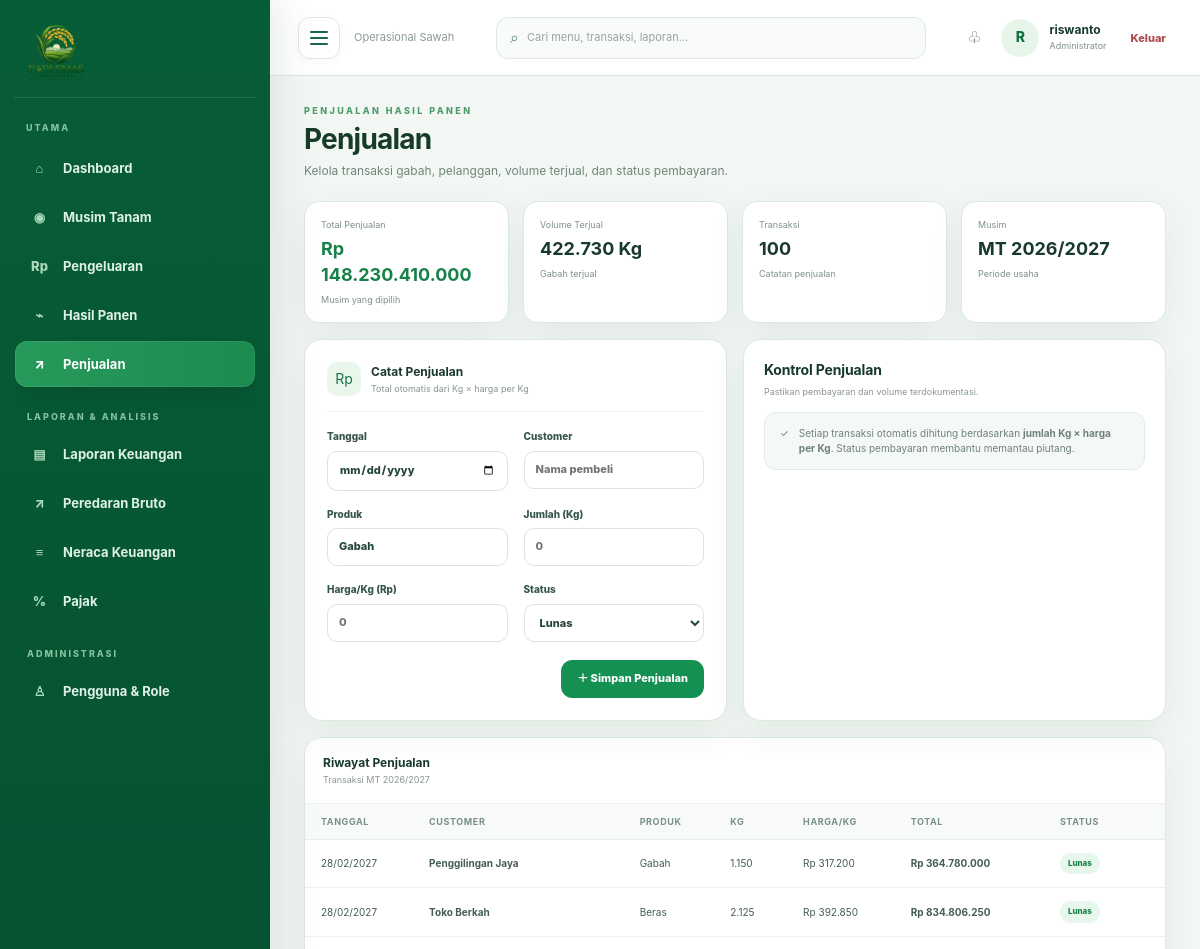
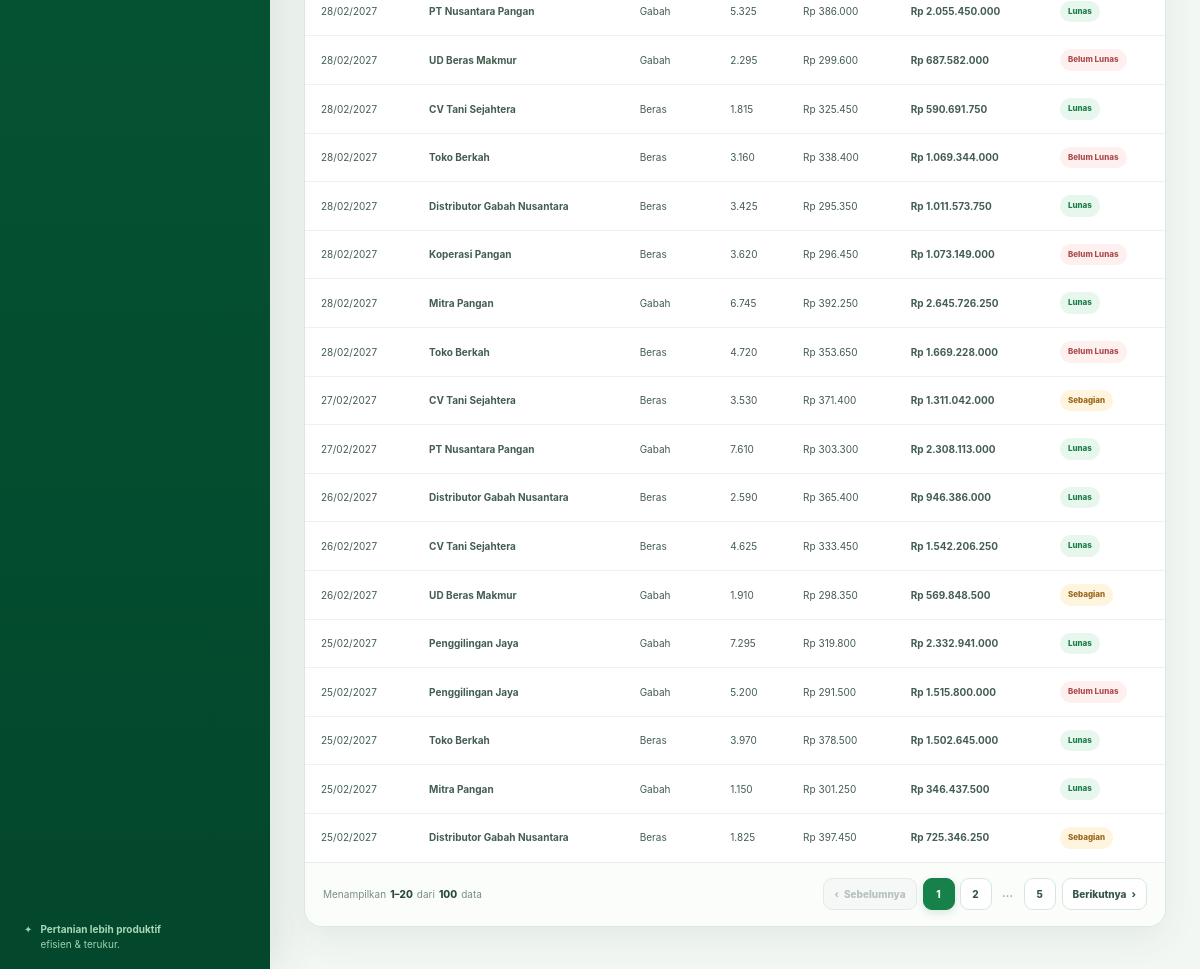
Screenshot of /penjualan/ (signed in) with the database file from the repository (2 pictures, top to bottom).
### core/models.py (models this page shows, shortened)
class PlantingSeason(models.Model):
    STATUS_CHOICES = [('DRAFT', 'Draft'), ('AKTIF', 'Aktif'), ('SELESAI', 'Selesai')]
    name = models.CharField(max_length=100, unique=True)
    start_date = models.DateField()
    end_date = models.DateField(null=True, blank=True)
    area_ha = models.DecimalField(max_digits=10, decimal_places=2, default=0)
    target_harvest_kg = models.DecimalField(max_digits=12, decimal_places=2, default=0)
    status = models.CharField(max_length=10, choices=STATUS_CHOICES, default='DRAFT')
    notes = models.TextField(blank=True)
    created_at = models.DateTimeField(auto_now_add=True)
    class Meta:
        ordering = ['-start_date']

### sales/models.py (models this page shows)
class Sale(models.Model):
    season = models.ForeignKey(PlantingSeason, on_delete=models.PROTECT, related_name="sales_sales", null=True, blank=True)
    STATUS=(('LUNAS','Lunas'),('SEBAGIAN','Sebagian'),('BELUM','Belum Lunas'))
    date=models.DateField(); customer=models.CharField(max_length=120); product=models.CharField(max_length=80,default='Gabah')
    quantity_kg=models.DecimalField(max_digits=12,decimal_places=2); price_per_kg=models.DecimalField(max_digits=12,decimal_places=2)
    total_amount=models.DecimalField(max_digits=14,decimal_places=2); status=models.CharField(max_length=10,choices=STATUS,default='BELUM')
    class Meta: ordering=['-date']

### sales/views.py (the view, shortened to what this page needs)
# urls.py: urlpatterns=[path('',sale_list,name='sale_list')]
@login_required
def sale_list(request):
    seasons=PlantingSeason.objects.all(); sid=request.GET.get('season') or request.POST.get('season'); season=seasons.filter(pk=sid).first() if sid else seasons.filter(status='AKTIF').first(); qs=Sale.objects.select_related('season').all(); qs=qs.filter(season=season) if season else qs
    total = qs.aggregate(v=Sum('total_amount'))['v'] or 0
    qty = qs.aggregate(v=Sum('quantity_kg'))['v'] or 0
    sale_count = qs.count()
    paginator = Paginator(qs, 20)
    page_obj = paginator.get_page(request.GET.get('page'))
    page_numbers = paginator.get_elided_page_range(page_obj.number, on_each_side=1, on_ends=1)
    return render(request,'sales/sale_list.html',{'sales':page_obj,'page_obj':page_obj,'page_numbers':page_numbers,'seasons':seasons,'season':season,'total':total,'qty':qty,'sale_count':sale_count})

### core/templatetags/formatting.py (called while the page is built)
def _to_decimal(value):
    if value is None or value == '':
        return None
    try:
        return Decimal(str(value))
    except (InvalidOperation, ValueError, TypeError):
        return None

@register.filter
def angka_id(value):
    number = _to_decimal(value)
    if number is None:
        return '—'
    number = number.quantize(Decimal('1'), rounding=ROUND_HALF_UP)
    return f'{number:,.0f}'.replace(',', '.')

@register.filter
def rupiah(value):
    number = _to_decimal(value)
    if number is None:
        return 'Rp —'
    number = number.quantize(Decimal('1'), rounding=ROUND_HALF_UP)
    return f'Rp {number:,.0f}'.replace(',', '.')

### templates/sales/sale_list.html
{% extends 'base.html' %}{% load formatting %}{% block title %}Penjualan — Padi Emas Nusantara{% endblock %}{% block content %}<section class="content"><div class="page-head"><div><div class="eyebrow">PENJUALAN HASIL PANEN</div><h1>Penjualan</h1><p>Kelola transaksi gabah, pelanggan, volume terjual, dan status pembayaran.</p></div></div><div class="report-kpis"><div class="report-kpi success"><span>Total Penjualan</span><b>{{ total|rupiah }}</b><small>Musim yang dipilih</small></div><div class="report-kpi"><span>Volume Terjual</span><b>{{ qty|angka_id }} Kg</b><small>Gabah terjual</small></div><div class="report-kpi"><span>Transaksi</span><b>{{ sale_count }}</b><small>Catatan penjualan</small></div><div class="report-kpi"><span>Musim</span><b>{{ season.name|default:'Semua' }}</b><small>Periode usaha</small></div></div><div class="report-grid"><div class="form-card"><div class="form-section-title"><span class="section-icon">Rp</span><div><b>Catat Penjualan</b><small>Total otomatis dari Kg × harga per Kg</small></div></div><form method="post"><input type="hidden" name="season" value="{{ season.pk|default:'' }}">{% csrf_token %}<div class="form-grid"><label>Tanggal<input type="date" name="date" required></label><label>Customer<input name="customer" required placeholder="Nama pembeli"></label><label>Produk<input name="product" value="Gabah"></label><label>Jumlah (Kg)<input id="sale-qty" type="number" name="quantity_kg" step="0.01" min="0" required placeholder="0"></label><label>Harga/Kg (Rp)<input id="sale-price" type="number" name="price_per_kg" step="0.01" min="0" required placeholder="0"></label><label>Status<select name="status"><option value="LUNAS">Lunas</option><option value="SEBAGIAN">Sebagian</option><option value="BELUM">Belum Lunas</option></select></label></div><div class="form-actions"><button class="btn btn-primary">＋ Simpan Penjualan</button></div></form></div><div class="panel"><div class="panel-head"><div><h3>Kontrol Penjualan</h3><p>Pastikan pembayaran dan volume terdokumentasi.</p></div></div><div class="report-note"><span>✓</span><p>Setiap transaksi otomatis dihitung berdasarkan <strong>jumlah Kg × harga per Kg</strong>. Status pembayaran membantu memantau piutang.</p></div></div></div><div class="table-card"><div class="table-toolbar"><div><b>Riwayat Penjualan</b><small>Transaksi {{ season.name|default:'semua musim' }}</small></div></div><div class="table-scroll"><table><thead><tr><th>Tanggal</th><th>Customer</th><th>Produk</th><th>Kg</th><th>Harga/Kg</th><th>Total</th><th>Status</th></tr></thead><tbody>{% for item in sales %}<tr><td>{{ item.date|date:'d/m/Y' }}</td><td><strong>{{ item.customer }}</strong></td><td>{{ item.product }}</td><td>{{ item.quantity_kg|angka_id }}</td><td>{{ item.price_per_kg|rupiah }}</td><td><strong>{{ item.total_amount|rupiah }}</strong></td><td><span class="status {% if item.status == 'LUNAS' %}lunas{% elif item.status == 'SEBAGIAN' %}sebagian{% else %}belum{% endif %}">{{ item.get_status_display }}</span></td></tr>{% empty %}<tr><td colspan="7"><div class="empty">Belum ada transaksi penjualan.</div></td></tr>{% endfor %}</tbody></table></div>{% include 'includes/pagination.html' %}</div></section>{% endblock %}

### templates/base.html (shortened to what this page needs)
{% load static %}
<!doctype html>
<html lang="id">
<head>
<link rel="stylesheet" href="{% static 'css/app.css' %}?v=20260909-12">
</head>
<body>
<div class="app-shell">
<aside class="sidebar">
  <div class="brand">
    <a href="{% url 'dashboard' %}" class="brand-logo-link" aria-label="Padi Emas Nusantara — Dashboard">
      <img class="brand-logo-full" src="{% static 'img/padi-emas-logo.png' %}" alt="Padi Emas Nusantara">
    </a>
  </div>
  <div class="sidebar-section-label">UTAMA</div>
  <nav>
    <a href="{% url 'dashboard' %}" class="nav-item {% if request.path == '/dashboard/' %}active{% endif %}"><span class="nav-ico">⌂</span><span class="nav-text">Dashboard</span></a>
    <a href="{% url 'season_list' %}" class="nav-item {% if '/musim-tanam' in request.path %}active{% endif %}"><span class="nav-ico">◉</span><span class="nav-text">Musim Tanam</span></a>
    <a href="{% url 'expense_list' %}" class="nav-item {% if '/pengeluaran' in request.path %}active{% endif %}"><span class="nav-ico">Rp</span><span class="nav-text">Pengeluaran</span></a>
    <a href="{% url 'harvest_list' %}" class="nav-item {% if '/panen' in request.path %}active{% endif %}"><span class="nav-ico">⌁</span><span class="nav-text">Hasil Panen</span></a>
    <a href="{% url 'sale_list' %}" class="nav-item {% if '/penjualan' in request.path %}active{% endif %}"><span class="nav-ico">↗</span><span class="nav-text">Penjualan</span></a>
    <div class="nav-label">LAPORAN & ANALISIS</div>
    <a href="{% url 'financial_report' %}" class="nav-item {% if request.path == '/pengeluaran/laporan/' %}active{% endif %}"><span class="nav-ico">▤</span><span class="nav-text">Laporan Keuangan</span></a>
    <a href="{% url 'gross_turnover_report' %}" class="nav-item {% if '/peredaran-bruto' in request.path %}active{% endif %}"><span class="nav-ico">↗</span><span class="nav-text">Peredaran Bruto</span></a>
    <a href="{% url 'balance_sheet_report' %}" class="nav-item {% if '/neraca' in request.path %}active{% endif %}"><span class="nav-ico">≡</span><span class="nav-text">Neraca Keuangan</span></a>
    <a href="{% url 'tax_report' %}" class="nav-item {% if '/pajak' in request.path %}active{% endif %}"><span class="nav-ico">%</span><span class="nav-text">Pajak</span></a>
    {% if request.user.is_superuser %}<div class="nav-label">ADMINISTRASI</div><a href="{% url 'user_list' %}" class="nav-item {% if '/pengguna' in request.path %}active{% endif %}"><span class="nav-ico">♙</span><span class="nav-text">Pengguna & Role</span></a>{% endif %}
  </nav>
  <div class="sidebar-footer"><span>✦</span><div><b>Pertanian lebih produktif</b><small>efisien & terukur.</small></div></div>
</aside>
<main class="main">
  <header class="topbar">
    <button class="hamburger" type="button" aria-label="Buka atau tutup sidebar" aria-expanded="true" data-sidebar-toggle><span></span><span></span><span></span></button>
    <div class="breadcrumb"><span>Operasional Sawah</span>{% block breadcrumb %}{% endblock %}</div>
    <div class="search"><span class="search-ico">⌕</span><span>Cari menu, transaksi, laporan...</span></div>
    <div class="top-actions"><button class="icon-button" aria-label="Notifikasi">♧</button><div class="avatar">{{ request.user.username|slice:':1'|upper }}</div><div class="profile-copy"><b>{{ request.user.get_full_name|default:request.user.username }}</b><small>{% if request.user.is_superuser %}Administrator{% else %}{% for g in request.user.groups.all %}{{ g.name }}{% if not forloop.last %} · {% endif %}{% empty %}Pengguna{% endfor %}{% endif %}</small></div><form method="post" action="{% url 'logout' %}">{% csrf_token %}<button class="logout-button">Keluar</button></form></div>
  </header>
  {% block content %}{% endblock %}
</main></div>
</body></html>

### rows the page displays
PlantingSeason: name "MT 2026/2027"
Sale: date "28/02/2027", customer "Penggilingan Jaya", product "Gabah", quantity_kg|angka_id "1.150", price_per_kg|rupiah "Rp 317.200", total_amount|rupiah "Rp 364.780.000", status "Lunas"
Sale: date "28/02/2027", customer "Toko Berkah", product "Beras", quantity_kg|angka_id "2.125", price_per_kg|rupiah "Rp 392.850", total_amount|rupiah "Rp 834.806.250", status "Lunas"
Sale: date "28/02/2027", customer "PT Nusantara Pangan", product "Gabah", quantity_kg|angka_id "5.325", price_per_kg|rupiah "Rp 386.000", total_amount|rupiah "Rp 2.055.450.000", status "Lunas"
Sale: date "28/02/2027", customer "UD Beras Makmur", product "Gabah", quantity_kg|angka_id "2.295", price_per_kg|rupiah "Rp 299.600", total_amount|rupiah "Rp 687.582.000", status "Belum Lunas"
Sale: date "28/02/2027", customer "CV Tani Sejahtera", product "Beras", quantity_kg|angka_id "1.815", price_per_kg|rupiah "Rp 325.450", total_amount|rupiah "Rp 590.691.750", status "Lunas"
Sale: date "28/02/2027", customer "Toko Berkah", product "Beras", quantity_kg|angka_id "3.160", price_per_kg|rupiah "Rp 338.400", total_amount|rupiah "Rp 1.069.344.000", status "Belum Lunas"
Sale: date "28/02/2027", customer "Distributor Gabah Nusantara", product "Beras", quantity_kg|angka_id "3.425", price_per_kg|rupiah "Rp 295.350", total_amount|rupiah "Rp 1.011.573.750", status "Lunas"
Sale: date "28/02/2027", customer "Koperasi Pangan", product "Beras", quantity_kg|angka_id "3.620", price_per_kg|rupiah "Rp 296.450", total_amount|rupiah "Rp 1.073.149.000", status "Belum Lunas"
Sale: date "28/02/2027", customer "Mitra Pangan", product "Gabah", quantity_kg|angka_id "6.745", price_per_kg|rupiah "Rp 392.250", total_amount|rupiah "Rp 2.645.726.250", status "Lunas"
Sale: date "28/02/2027", customer "Toko Berkah", product "Beras", quantity_kg|angka_id "4.720", price_per_kg|rupiah "Rp 353.650", total_amount|rupiah "Rp 1.669.228.000", status "Belum Lunas"
Sale: date "27/02/2027", customer "CV Tani Sejahtera", product "Beras", quantity_kg|angka_id "3.530", price_per_kg|rupiah "Rp 371.400", total_amount|rupiah "Rp 1.311.042.000", status "Sebagian"
Sale: date "27/02/2027", customer "PT Nusantara Pangan", product "Gabah", quantity_kg|angka_id "7.610", price_per_kg|rupiah "Rp 303.300", total_amount|rupiah "Rp 2.308.113.000", status "Lunas"
Sale: date "26/02/2027", customer "Distributor Gabah Nusantara", product "Beras", quantity_kg|angka_id "2.590", price_per_kg|rupiah "Rp 365.400", total_amount|rupiah "Rp 946.386.000", status "Lunas"
Sale: date "26/02/2027", customer "CV Tani Sejahtera", product "Beras", quantity_kg|angka_id "4.625", price_per_kg|rupiah "Rp 333.450", total_amount|rupiah "Rp 1.542.206.250", status "Lunas"
Sale: date "26/02/2027", customer "UD Beras Makmur", product "Gabah", quantity_kg|angka_id "1.910", price_per_kg|rupiah "Rp 298.350", total_amount|rupiah "Rp 569.848.500", status "Sebagian"
Sale: date "25/02/2027", customer "Penggilingan Jaya", product "Gabah", quantity_kg|angka_id "7.295", price_per_kg|rupiah "Rp 319.800", total_amount|rupiah "Rp 2.332.941.000", status "Lunas"
Sale: date "25/02/2027", customer "Penggilingan Jaya", product "Gabah", quantity_kg|angka_id "5.200", price_per_kg|rupiah "Rp 291.500", total_amount|rupiah "Rp 1.515.800.000", status "Belum Lunas"
Sale: date "25/02/2027", customer "Toko Berkah", product "Beras", quantity_kg|angka_id "3.970", price_per_kg|rupiah "Rp 378.500", total_amount|rupiah "Rp 1.502.645.000", status "Lunas"
Sale: date "25/02/2027", customer "Mitra Pangan", product "Gabah", quantity_kg|angka_id "1.150", price_per_kg|rupiah "Rp 301.250", total_amount|rupiah "Rp 346.437.500", status "Lunas"
Sale: date "25/02/2027", customer "Distributor Gabah Nusantara", product "Beras", quantity_kg|angka_id "1.825", price_per_kg|rupiah "Rp 397.450", total_amount|rupiah "Rp 725.346.250", status "Sebagian"

### other values shown
{{ request.user.username|slice:':1'|upper }} "R"
{{ request.user.get_full_name|default:request.user.username }} "riswanto"
{{ total|rupiah }} "Rp 148.230.410.000"
{{ qty|angka_id }} "422.730"
{{ sale_count }} "100"
{{ page_obj.start_index }} "1"
{{ page_obj.end_index }} "20"
{{ page_obj.paginator.count }} "100"
{{ num }} "1"
{{ num }} "2" "5"
